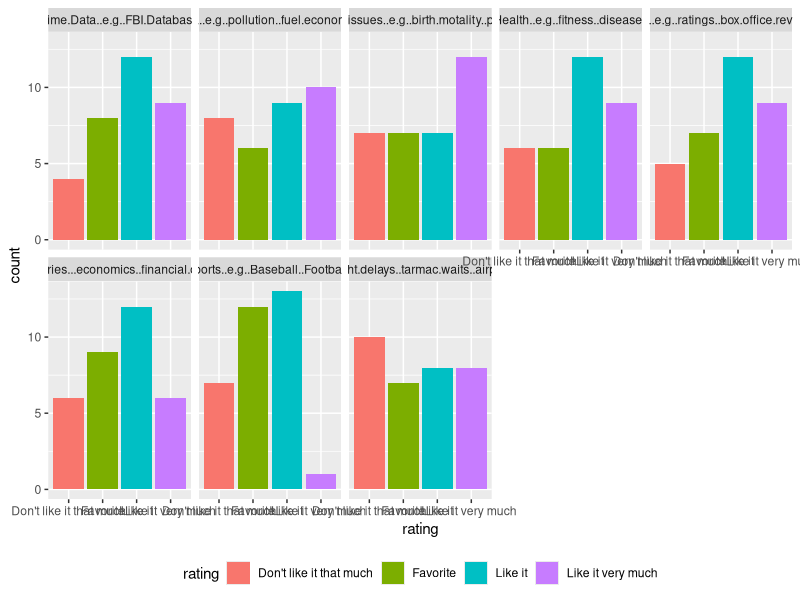

Source code (R):
## ---- chunk 1
knitr::opts_chunk$set(echo = TRUE)
library(tidyverse)
## ---- chunk 2
topics <- read.csv("data/topics202_21F.csv", stringsAsFactors = FALSE)
topics <- topics %>% 
    setNames(gsub('Topics.of.Interest..', '', names(topics), fixed=TRUE)) %>% 
    select(-Timestamp)
head(topics)
## ---- chunk 3
tlong <- topics %>% gather(key='topic', value='rating')
tlong %>% 
  ggplot(aes(x = rating)) + geom_bar(aes(fill=rating)) +
  facet_wrap(~topic, ncol=5) +
  theme(legend.position="bottom")
